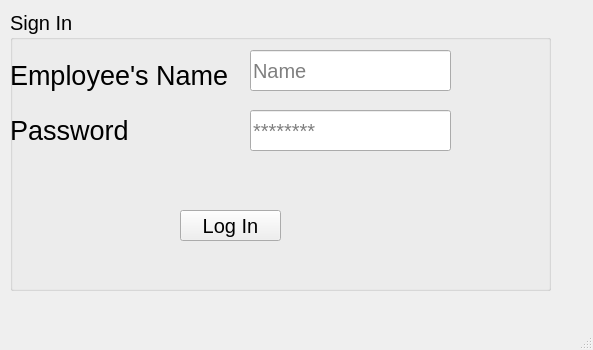
<?xml version="1.0" encoding="UTF-8"?>
<ui version="4.0">
 <class>MainWindow</class>
 <widget class="QMainWindow" name="MainWindow">
  <property name="geometry">
   <rect>
    <x>0</x>
    <y>0</y>
    <width>593</width>
    <height>350</height>
   </rect>
  </property>
  <property name="windowTitle">
   <string>MainWindow</string>
  </property>
  <widget class="QWidget" name="centralwidget">
   <widget class="QGroupBox" name="groupBox">
    <property name="geometry">
     <rect>
      <x>10</x>
      <y>10</y>
      <width>541</width>
      <height>281</height>
     </rect>
    </property>
    <property name="font">
     <font>
      <pointsize>15</pointsize>
     </font>
    </property>
    <property name="title">
     <string>Sign In</string>
    </property>
    <widget class="QLabel" name="label">
     <property name="geometry">
      <rect>
       <x>0</x>
       <y>40</y>
       <width>311</width>
       <height>51</height>
      </rect>
     </property>
     <property name="font">
      <font>
       <pointsize>20</pointsize>
      </font>
     </property>
     <property name="text">
      <string>Employee's Name</string>
     </property>
    </widget>
    <widget class="QLabel" name="label_2">
     <property name="geometry">
      <rect>
       <x>0</x>
       <y>100</y>
       <width>211</width>
       <height>41</height>
      </rect>
     </property>
     <property name="font">
      <font>
       <pointsize>20</pointsize>
      </font>
     </property>
     <property name="text">
      <string>Password</string>
     </property>
    </widget>
    <widget class="QLineEdit" name="usertext">
     <property name="geometry">
      <rect>
       <x>240</x>
       <y>40</y>
       <width>201</width>
       <height>41</height>
      </rect>
     </property>
     <property name="placeholderText">
      <string>Name</string>
     </property>
    </widget>
    <widget class="QLineEdit" name="passtext">
     <property name="geometry">
      <rect>
       <x>240</x>
       <y>100</y>
       <width>201</width>
       <height>41</height>
      </rect>
     </property>
     <property name="text">
      <string/>
     </property>
     <property name="echoMode">
      <enum>QLineEdit::Password</enum>
     </property>
     <property name="placeholderText">
      <string>********</string>
     </property>
    </widget>
    <widget class="QPushButton" name="pushButton">
     <property name="geometry">
      <rect>
       <x>170</x>
       <y>200</y>
       <width>101</width>
       <height>31</height>
      </rect>
     </property>
     <property name="text">
      <string>Log In</string>
     </property>
    </widget>
   </widget>
  </widget>
  <widget class="QMenuBar" name="menubar">
   <property name="geometry">
    <rect>
     <x>0</x>
     <y>0</y>
     <width>593</width>
     <height>21</height>
    </rect>
   </property>
  </widget>
  <widget class="QStatusBar" name="statusbar"/>
 </widget>
 <resources/>
 <connections/>
</ui>
